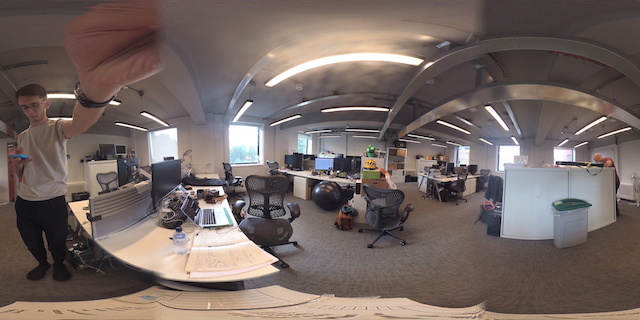
#> input picture ros_packages/bbox_to_cmd_vel/scripts/reprojection_tests/equirect.jpg, 640 x 320 px
$ python equirect_to_stereographic.py   (Python 2 division)
#> lines starting #> are read from the running program, lines starting #| are printed output that depends on the picture
import cv2
import math
import numpy as np
import numpy.matlib as nplib

def d1(x,y):
    return np.sqrt(np.add(np.multiply(x,x),np.multiply(y,y)))

def d2(r):
    return 2*math.atan2(r,2*1)

def asin_elt(a):
    return math.asin(a)

def atan_elt(a,b):
    return math.atan2(a,b)

def compute_phi(x, y, phi_1, R):
    rho = d1(x,y)
    c = np.asarray(map(d2,rho.flatten()))
    c = np.reshape(c,(x.shape[0], x.shape[1]))
    mult = np.cos(c)*np.sin(phi_1)+y*np.sin(c)*np.cos(phi_1)/rho
    phi = np.asarray(map(asin_elt, mult.flatten()))
    phi = np.reshape(phi,(x.shape[0], x.shape[1]))
    return phi

def compute_lambda(x,y,phi_1,lambda_0, R):
    rho = d1(x,y)
    c = np.asarray(map(d2,rho.flatten()))
    c = np.reshape(c,(x.shape[0], x.shape[1]))

    num = np.multiply(x,np.sin(c))
    denum = np.multiply(np.multiply(rho,np.cos(phi_1)),np.cos(c))-np.multiply(np.multiply(y,np.sin(phi_1)),np.sin(c))

    lambd = lambda_0 + np.asarray(map(atan_elt, num.flatten(), denum.flatten()))
    lambd = np.reshape(lambd,(x.shape[0], x.shape[1]))
    return lambd

def build_map(im):
    h, w, _ = im.shape
    x, y = np.meshgrid(range(-w/2,w/2),range(-w/2,w/2))
    rads = 2*math.pi/w

    R = 1
    phi = compute_phi(x,y,0,R).astype('float32')
    lbda = compute_lambda(x,y,0,0,R).astype('float32')
    print phi, lbda
    return phi/rads, lbda/rads

if __name__ == '__main__':

    im = cv2.imread('equirect.jpg')
#> im is the input picture: shape (320, 640, 3); mean B, G, R 98.9, 102.9, 116.1

    phi, lbda = build_map(im)
#> in compute_phi, `rho = d1(x,y)`:
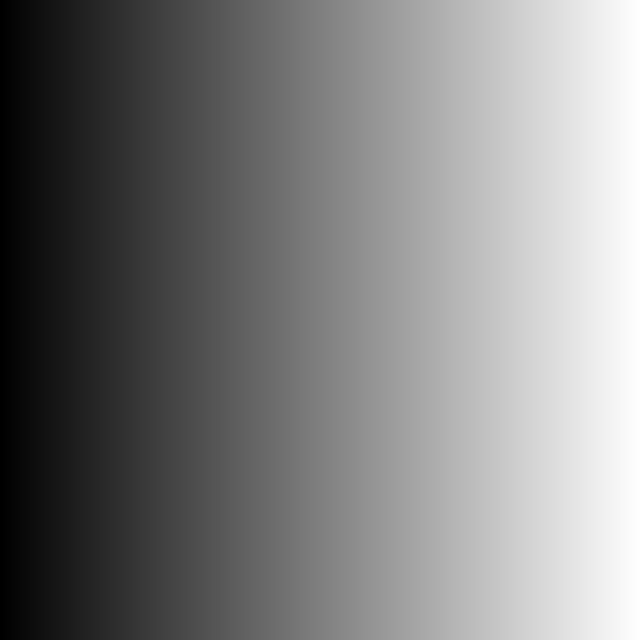
#> x: shape (640, 640) int64; min -320, max 319, mean -0.5; drawn with min black and max white
#> in compute_phi, `mult = np.cos(c)*np.sin(phi_1)+y*np.sin(c)*np.cos(phi_1)/rho`:
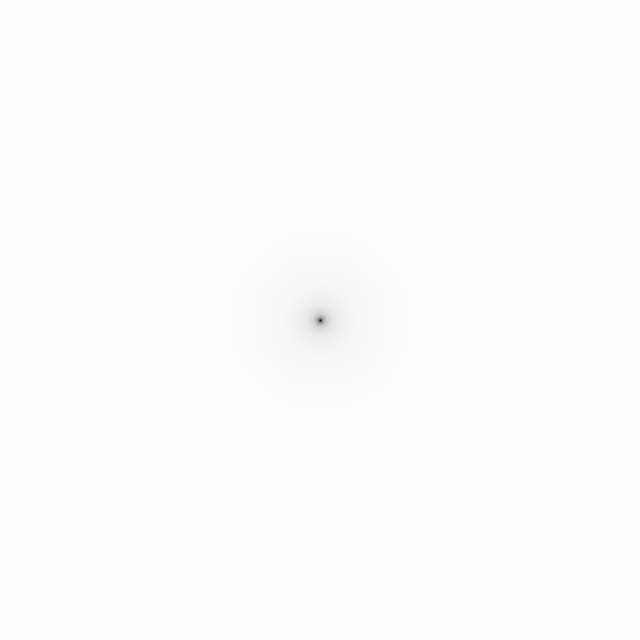
#> c: shape (640, 640) float64; min 0, max 3.13, mean 3.12; drawn with min black and max white
#> in compute_lambda, `denum = np.multiply(np.multiply(rho,np.cos(phi_1)),np.cos(c))-np.multi..`:
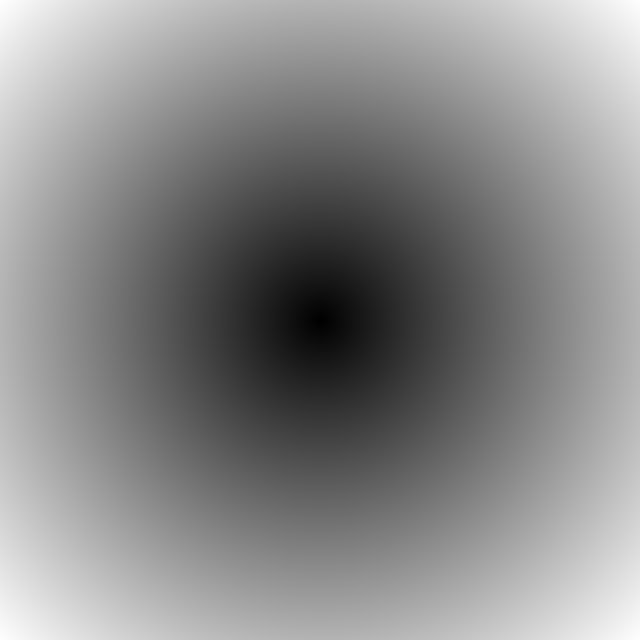
#> rho: shape (640, 640) float64; min 0, max 452.5, mean 244.9; drawn with min black and max white
#> in compute_lambda, `denum = np.multiply(np.multiply(rho,np.cos(phi_1)),np.cos(c))-np.multi..`:
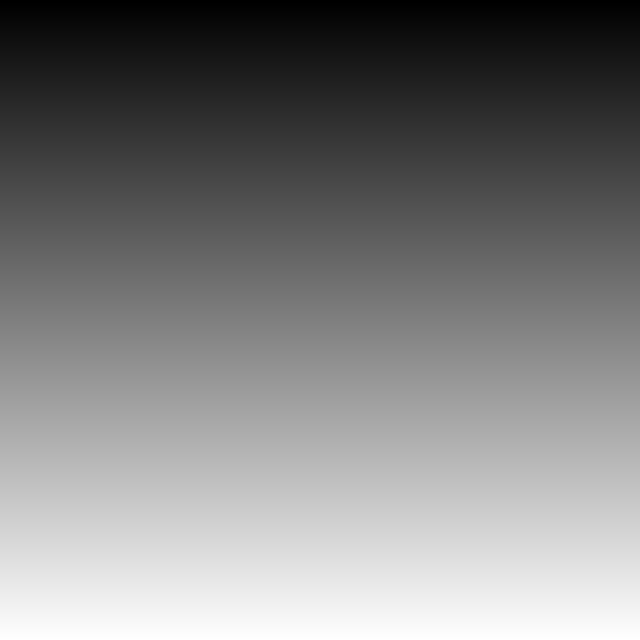
#> y: shape (640, 640) int64; min -320, max 319, mean -0.5; drawn with min black and max white
#> (printed output is left out)
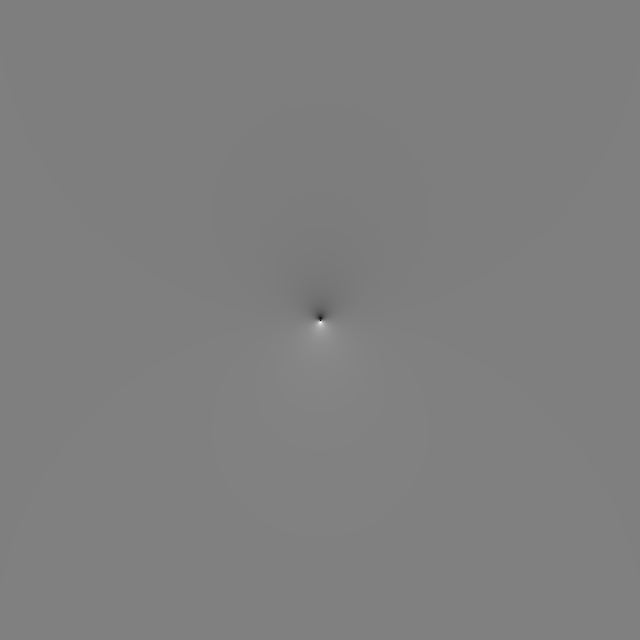
#> phi: shape (640, 640) float32; 0% of the values are NaN or infinite; the others: min -160, max 160, mean -0.00156; drawn with min black, max white, NaN and infinite black
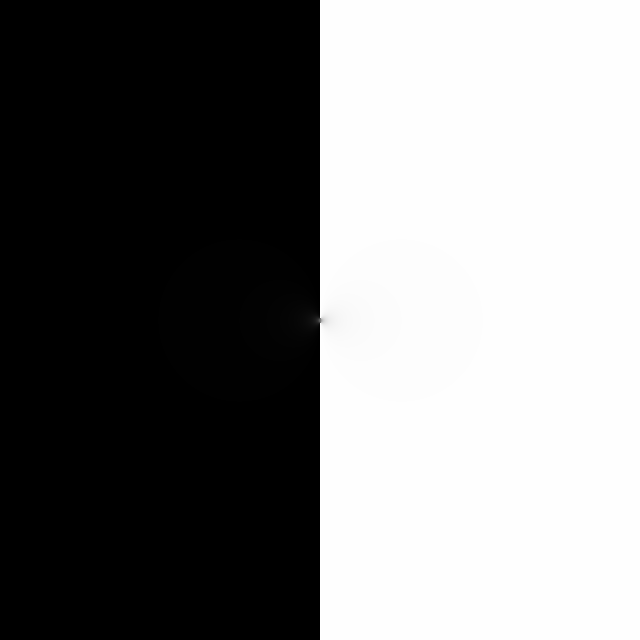
#> lbda: shape (640, 640) float32; min -320, max 320, mean 0; drawn with min black and max white
    print phi, lbda
#> (printed output is left out)
    im = cv2.remap(im, phi, lbda, cv2.INTER_CUBIC)
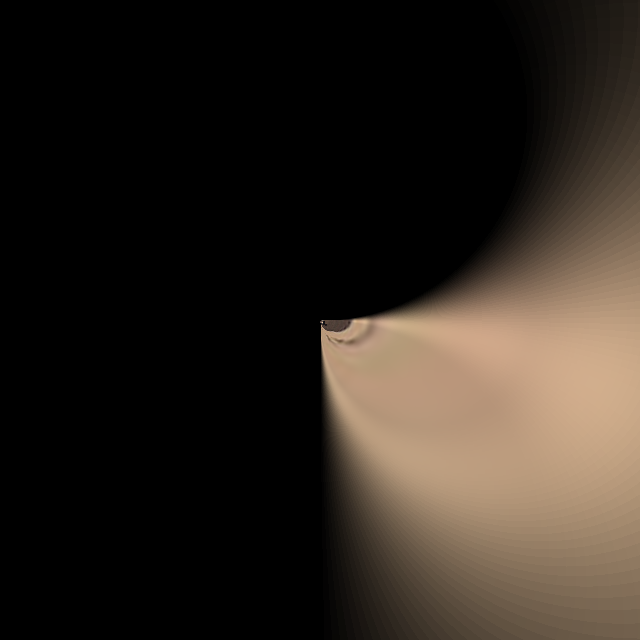
#> im: shape (640, 640, 3); mean B, G, R 30.2, 37.3, 44.8
    cv2.imshow('Equirectangular image', im)
    cv2.waitKey(0)
    cv2.destroyAllWindows()

$ run again, with ros_packages/bbox_to_cmd_vel/scripts/reprojection_tests/V0120032.JPG copied over ros_packages/bbox_to_cmd_vel/scripts/reprojection_tests/equirect.jpg
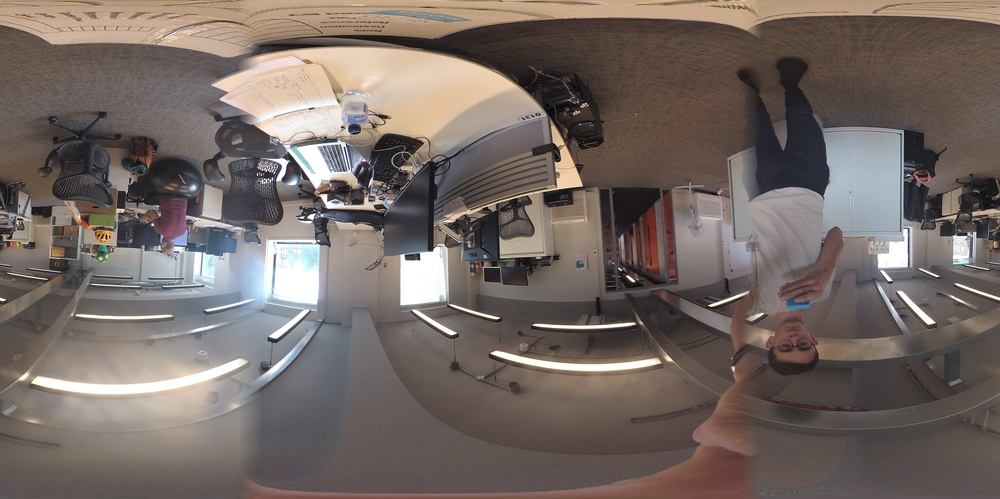
#> input picture ros_packages/bbox_to_cmd_vel/scripts/reprojection_tests/V0120032.JPG, 1000 x 499 px, shrunk from 5640 x 2816 before the run
#> im is the input picture: shape (499, 1000, 3); mean B, G, R 100.2, 105.3, 116.2
#> (printed output is left out)
#> (printed output is left out)
#> `im = cv2.remap(im, phi, lbda, cv2.INTER_CUBIC)`:
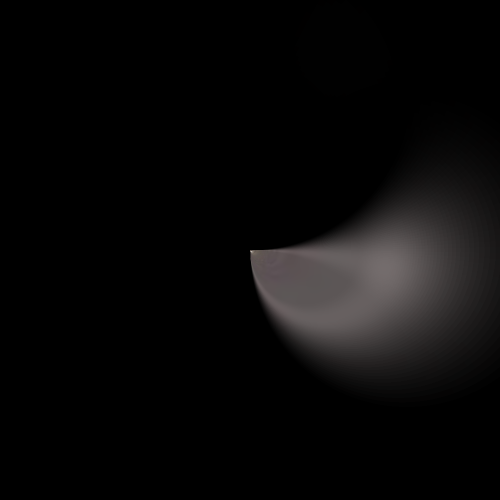
#> im: shape (1000, 1000, 3) (shown at 1/2 size); mean B, G, R 8.9, 8.9, 9.5
